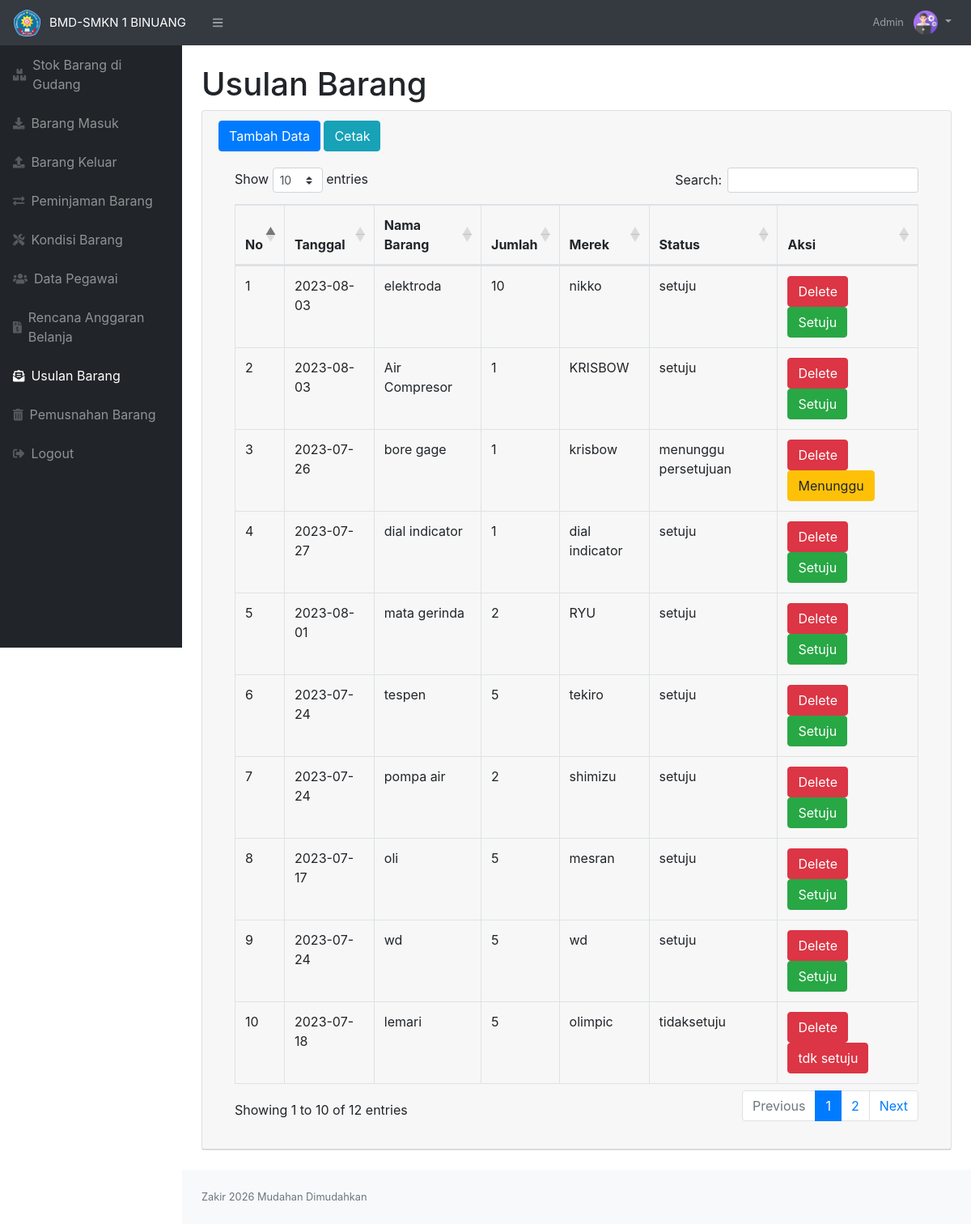
/usulan_barang.php (signed in), run on the app's committed database.
### tables this page shows
CREATE TABLE `pengajuan` (
  `idpengajuan` int(11) NOT NULL,
  `idbarang` int(11) NOT NULL,
  `namabarang` varchar(50) NOT NULL,
  `qty` varchar(100) NOT NULL,
  `merek` varchar(50) NOT NULL,
  `status` varchar(50) NOT NULL DEFAULT 'menunggu persetujuan',
  `tanggal` date NOT NULL DEFAULT current_timestamp()
);

### usulan_barang.php (the view, shortened to what this page needs)
<?php
require 'function.php';
?>
<!DOCTYPE html>
<html lang="en">
<head>
    <link href="css/styles.css" rel="stylesheet" />
    <link href="https://cdn.datatables.net/1.10.20/css/dataTables.bootstrap4.min.css" rel="stylesheet" />
</head>
<body class="sb-nav-fixed">
    <nav class="sb-topnav navbar navbar-expand navbar-dark bg-dark">
        <a class="navbar-brand" href="index.php" style="width: max-content; font-size: 15px; padding-right: 1.5rem;"><img src="images/foto1.png" width="35" style="margin-right: 10px;">BMD-SMKN 1 BINUANG</a>
        <button class="btn btn-link btn-sm order-1 order-lg-0" id="sidebarToggle" href="#"><i class="fas fa-bars"></i></button>
        <ul class="navbar-nav ml-auto">
            <li class="nav-item dropdown no-arrow">
                <a class="nav-link dropdown-toggle" href="#" id="userDropdown" role="button" data-toggle="dropdown" aria-haspopup="true" aria-expanded="false">
                    <span class="mr-2 d-none d-lg-inline text-gray-600 small">Admin</span>
                    <img src="images/admin.png" width="30">
                </a>
            </li>
        </ul>
    </nav>
    <div id="layoutSidenav">
        <div id="layoutSidenav_nav">
            <nav class="sb-sidenav accordion sb-sidenav-dark" id="sidenavAccordion">
                <div class="sb-sidenav-menu">
                    <div class="nav">
                        <a class="nav-link" href="index.php">
                            <div class="sb-nav-link-icon"><i class="fas fa-boxes"></i></div>
                            Stok Barang di Gudang
                        </a>
                        <a class="nav-link" href="masuk.php">
                            <div class="sb-nav-link-icon"><i class="fas fa-download"></i></div>
                            Barang Masuk
                        </a>
                        <a class="nav-link" href="keluar.php">
                            <div class="sb-nav-link-icon"><i class="fas fa-upload"></i></div>
                            Barang Keluar
                        </a>
                        <a class="nav-link" href="peminjaman.php">
                            <div class="sb-nav-link-icon"><i class="fas fa-exchange-alt"></i></div>
                            Peminjaman Barang
                        </a>
                        <a class="nav-link" href="kondisi.php">
                            <div class="sb-nav-link-icon"><i class="fas fa-tools"></i></div>
                            Kondisi Barang
                        </a>
                        <a class="nav-link" href="pegawai.php">
                            <div class="sb-nav-link-icon"><i class="fas fa-users"></i></div>
                            Data Pegawai
                        </a>
                        <a class="nav-link" href="rab.php">
                            <div class="sb-nav-link-icon"><i class="fas fa-file-invoice-dollar"></i></div>
                            Rencana Anggaran Belanja
                        </a>
                        <a class="nav-link" href="usulan_barang.php">
                            <div class="sb-nav-link-icon"><i class="fas fa-envelope-open-text"></i></div>
                            Usulan Barang
                        </a>
                        <a class="nav-link" href="berita_acara.php">
                            <div class="sb-nav-link-icon"><i class="fas fa-trash-alt"></i></div>
                            Pemusnahan Barang
                        </a>
                        <a class="nav-link" href="logout.php">
                            <div class="sb-nav-link-icon"><i class="fas fa-sign-out-alt"></i></div>
                            Logout
                        </a>
                    </div>
                </div>
            </nav>
        </div>
        <div id="layoutSidenav_content">
            <main>
                <div class="container-fluid">
                    <h1 class="mt-4">Usulan Barang</h1>
                    <div class="card mb-4">
                        <div class="card-header">
                            <button type="button" class="btn btn-primary" data-toggle="modal" data-target="#myModal">
                                Tambah Data
                            </button>
                            <a href="laporan_usulanbarang.php" target="_blank" class="btn btn-info ">Cetak</a>
                            <div>
                                <div class="card-body">
                                    <div class="table-responsive">
                                        <table class="table table-bordered" id="dataTable" width="100%" cellspacing="0">
                                            <thead>
                                                <tr>
                                                    <th>No</th>
                                                    <th>Tanggal</th>
                                                    <th>Nama Barang</th>
                                                    <th>Jumlah</th>
                                                    <th>Merek</th>
                                                    <th>Status</th>
                                                    <th>Aksi</th>
                                                </tr>
                                            </thead>
                                            <tbody>
                                                <?php
                                                $ambilsemuadatastok = mysqli_query($conn, "select * from pengajuan");
                                                $i = 1;
                                                while ($data = mysqli_fetch_array($ambilsemuadatastok)) {
                                                    $idp = $data['idpengajuan'];
                                                    $tanggal = $data['tanggal'];
                                                    $namabarang = $data['namabarang'];
                                                    $qty = $data['qty'];
                                                    $merek = $data['merek'];
                                                    $status = $data['status'];
                                                ?>
                                                    <tr>
                                                        <td><?= $i++; ?></td>
                                                        <td><?= $tanggal; ?></td>
                                                        <td><?= $namabarang; ?></td>
                                                        <td><?= $qty; ?></td>
                                                        <td><?= $merek; ?></td>
                                                        <td><?= $status; ?></td>
                                                        <td>
                                                            <button type="button" class="btn btn-danger" data-toggle="modal" data-target="#delete<?= $idp; ?>">
                                                                Delete
                                                            </button>
                                                            <?php
                                                            if ($status == 'menunggu persetujuan') {
                                                                echo '<button type="button" class="btn btn-warning" "btn btn-success" data-toggle="modal" data-target="#edit' . $idp . '">
    Menunggu
    </button>';
                                                            } elseif ($status == 'setuju') {
                                                                echo '<button type="button" class="btn btn-success" data-toggle="modal">
    Setuju
    </button>';
                                                            } else {
                                                                echo '<button type="button" class="btn btn-danger" data-toggle="modal">
   tdk setuju
    </button>';
                                                            }
                                                            ?>
                                                        </td>
                                                    </tr>
                                                <?php
                                                };
                                                ?>
                                            </tbody>
                                        </table>
                                    </div>
                                </div>
                            </div>
                        </div>
            </main>
            <footer class="py-4 bg-light mt-auto">
                <div class="container-fluid">
                    <div class="d-flex align-items-center justify-content-between small">
                        <div class="text-muted">Zakir 2026 Mudahan Dimudahkan</div>
                    </div>
                </div>
            </footer>
        </div>
    </div>
</body>
</html>

### data on the page
pengajuan: tanggal "2023-08-03", namabarang "elektroda", qty "10", merek "nikko", status "setuju", shows "Setuju"
pengajuan: tanggal "2023-08-03", namabarang "Air Compresor", qty "1", merek "KRISBOW", status "setuju", shows "Setuju"
pengajuan: tanggal "2023-07-26", namabarang "bore gage", qty "1", merek "krisbow", status "menunggu persetujuan"
pengajuan: tanggal "2023-07-27", namabarang "dial indicator", qty "1", merek "dial indicator", status "setuju", shows "Setuju"
pengajuan: tanggal "2023-08-01", namabarang "mata gerinda", qty "2", merek "RYU", status "setuju", shows "Setuju"
pengajuan: tanggal "2023-07-24", namabarang "tespen", qty "5", merek "tekiro", status "setuju", shows "Setuju"
pengajuan: tanggal "2023-07-24", namabarang "pompa air", qty "2", merek "shimizu", status "setuju", shows "Setuju"
pengajuan: tanggal "2023-07-17", namabarang "oli", qty "5", merek "mesran", status "setuju", shows "Setuju"
pengajuan: tanggal "2023-07-24", namabarang "wd", qty "5", merek "wd", status "setuju", shows "Setuju"
pengajuan: tanggal "2023-07-18", namabarang "lemari", qty "5", merek "olimpic", status "tidaksetuju", shows "tdk setuju"
